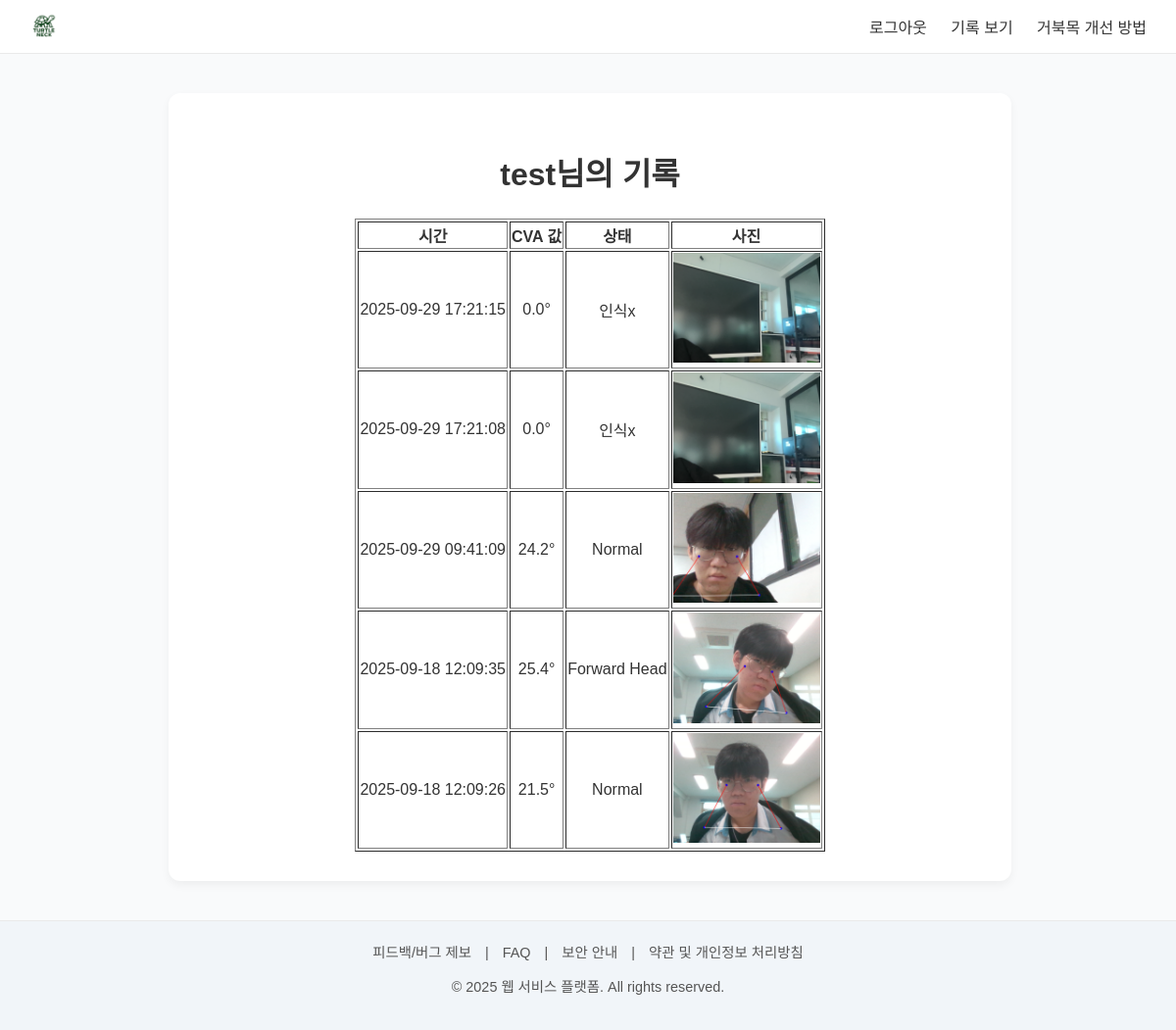
The page /records_images (signed in) on the database as committed earlier.
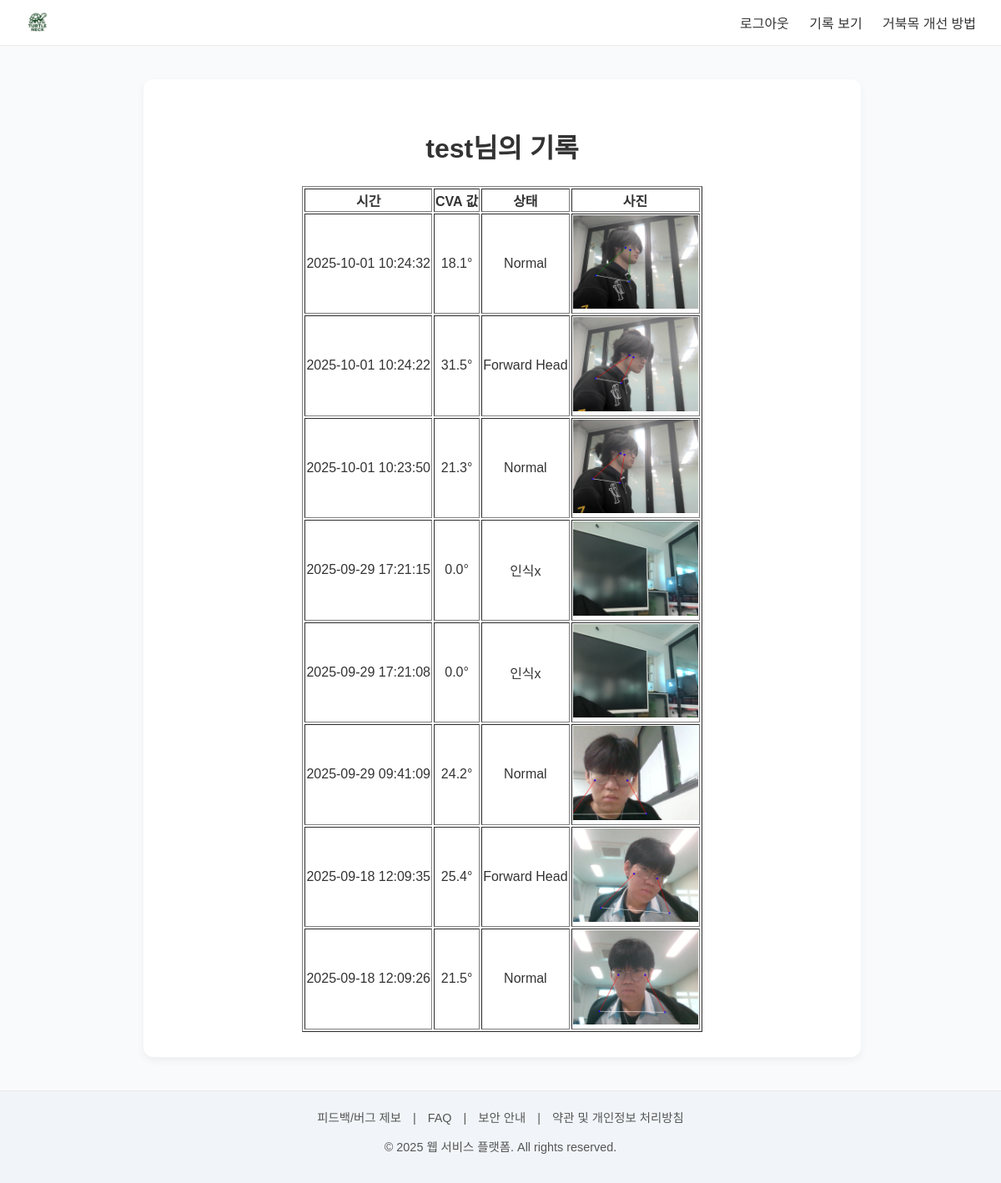
The same page on the database as committed later.
### tables this page shows
CREATE TABLE users (
            id INTEGER PRIMARY KEY AUTOINCREMENT,
            username TEXT UNIQUE NOT NULL,
            password TEXT NOT NULL,
            created_at TIMESTAMP DEFAULT CURRENT_TIMESTAMP
        );

CREATE TABLE cva_records (
            id INTEGER PRIMARY KEY AUTOINCREMENT,
            user_id INTEGER NOT NULL,
            cva_value REAL NOT NULL,
            status TEXT NOT NULL,
            image_path TEXT NOT NULL,
            created_at TIMESTAMP DEFAULT CURRENT_TIMESTAMP,
            FOREIGN KEY (user_id) REFERENCES users (id)
        );

### router/records/save_photo.py (the view)
@images_bp.route("/records_images")
def records_images():
    if "user_id" not in session:
        return redirect(url_for("index"))
    user_id = session["user_id"]
    conn = get_connection()
    user = conn.execute("SELECT username FROM users WHERE id = ?", (user_id,)).fetchone()
    records = conn.execute(
        "SELECT * FROM cva_records WHERE user_id = ? ORDER BY created_at DESC", (user_id,)
    ).fetchall()
    conn.close()
    return render_template("records/images.html", username=user["username"], records=records)

### db/__init__.py (called while the page is built)
def get_connection():
    conn = sqlite3.connect(DB_NAME, timeout=10, check_same_thread=False)
    conn.row_factory = sqlite3.Row
    return conn

### templates/records/images.html (shortened to what this page needs)
{% extends "base/base.html" %}
{% block content %}
<section class="form-container2">
  <h1>{{ username }}님의 기록</h1>
  <div class="t">
  <table border="1">
    <tr><th>시간</th><th>CVA 값</th><th>상태</th><th>사진</th></tr>
    {% for r in records %}
    <tr>
      <td>{{ r["created_at"] }}</td>
      <td>{{ r["cva_value"] }}°</td>
      <td>{{ r["status"] }}</td>
      <td><img src="{{ url_for('static', filename=r['image_path'].replace('static/', '')) }}" width="150" class="clickable-img" alt="CVA 이미지"></td>
    </tr>
    {% endfor %}
  </table>
</div>
</section>
{% endblock %}

### templates/base/base.html (shortened to what this page needs)
<!DOCTYPE html>
<html lang="ko">
<head>
    <link rel="stylesheet" href="{{ url_for('static', filename='style.css') }}">
</head>
<body>
    <header>
        <nav class="navbar">
            <div class="logo">
                {% if session.get('user_id') == 'guest' %}
                <a href="{{ url_for('logout') }}">
                    <img src="{{ url_for('static', filename='logo.png') }}" alt="logo" height="30">
                </a>
                {% else %}
                <a href="{{ url_for('index') }}">
                    <img src="{{ url_for('static', filename='logo.png') }}" alt="logo" height="30">
                </a>
                {% endif %}
            </div>
            <div class="menu">
                {% if session.get('user_id') and session.get('user_id') != 'guest' %}
                    <a href="{{ url_for('logout') }}">로그아웃</a>
                    <a href="{{ url_for('records.records') }}">기록 보기</a>
                {% else %}
                    <a href="{{ url_for('signup.register') }}">회원가입</a>
                    <a href="{{ url_for('login.login') }}">로그인</a>
                {% endif %}
                <a href="{{ url_for('user_service.user_service') }}">거북목 개선 방법</a>
            </div>
        </nav>
    </header>
    <main>
        {% block content %}{% endblock %}
    </main>
    <footer>
        <div class="footer-links">
            <a href="{{ url_for('footer.feedback') }}">피드백/버그 제보</a> |
            <a href="{{ url_for('footer.FAQ') }}">FAQ</a> |
            <a href="{{ url_for('footer.security') }}">보안 안내</a> |
            <a href="{{ url_for('footer.TAC') }}">약관 및 개인정보 처리방침</a>
        </div>
        <p>© 2025 웹 서비스 플랫폼. All rights reserved.</p>
    </footer>
</body>
</html>

### static/style.css (style rules this page uses)
body { margin: 0; font-family: "Noto Sans KR", sans-serif; background-color: #f9fafb; color: #333; display: flex; flex-direction: column; min-height: 100vh; height: 100%; }
header { background: #fff; border-bottom: 1px solid #eaeaea; padding: 10px 30px; }
.navbar { display: flex; justify-content: space-between; align-items: center; }
.navbar .menu a { margin-left: 20px; text-decoration: none; color: #333; font-weight: 500; }
main { flex: 1; padding: 40px 20px; text-align: center; width: 97%; }
.form-container2 { max-width: 800px; margin: 0 auto; background: #fff; padding: 30px; border-radius: 12px; box-shadow: 0 4px 10px rgba(0,0,0,0.05); text-align: center; }
.form-container2 table { text-align: center; }
.form-container2 .t { display: flex; justify-content: center; align-items: center; margin-top: 25px; }
footer { background: #f1f5f9; text-align: center; padding: 20px; font-size: 0.9rem; border-top: 1px solid #eaeaea; color: #555; }
footer .footer-links a { margin: 0 10px; text-decoration: none; color: #555; }
h1 { font-size: 2rem; font-weight: bold; margin-bottom: 0.3em; text-align: center; }

Rows that differ between the two databases and show on the page:
added cva_records: created_at "2025-10-01 10:24:32", cva_value "18.1", status "Normal", image_path (picture)
added cva_records: created_at "2025-10-01 10:24:22", cva_value "31.5", status "Forward Head", image_path (picture)
added cva_records: created_at "2025-10-01 10:23:50", cva_value "21.3", status "Normal", image_path (picture)
